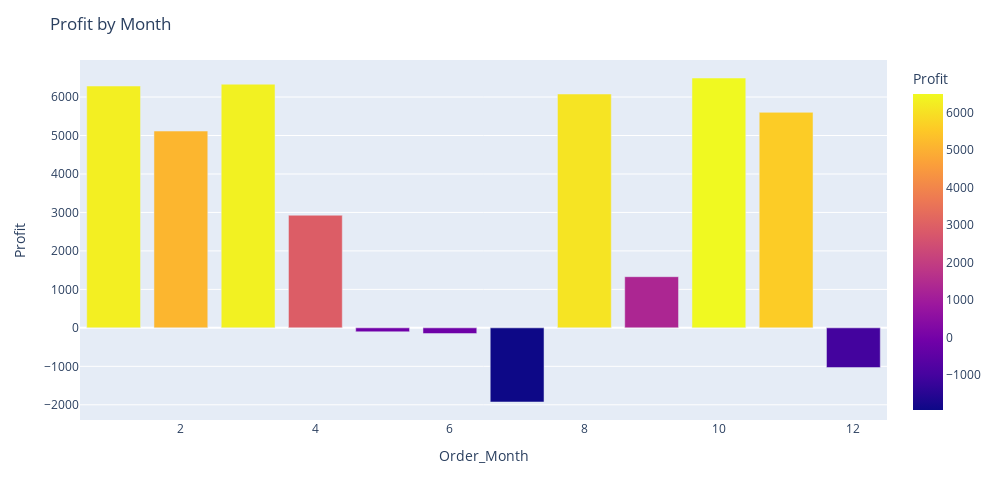

Notebook source saved alongside this figure:
### Code cell
fig = px.bar(data_frame=profit_by_month, x='Order_Month', y='Profit', color='Profit')
fig.update_layout(title='Profit by Month', autosize=False, height=500, width=1000)
fig.show()

### Figure 1 — Plotly figure (JSON) as saved in the notebook; plotly's stock layout.template omitted (floating-point values rounded to 4 significant figures)
{"data": [{"alignmentgroup": "True", "hovertemplate": "Order_Month=%{x}<br>Profit=%{marker.color}<extra></extra>", "legendgroup": "", "marker": {"color": [6287, 5116, 6334, 2928, -102, -148, -1927, 6079, 1330, 6495, 5603, -1032], "coloraxis": "coloraxis", "pattern": {"shape": ""}}, "name": "", "offsetgroup": "", "orientation": "v", "showlegend": false, "textposition": "auto", "type": "bar", "x": [1, 2, 3, 4, 5, 6, 7, 8, 9, 10, 11, 12], "xaxis": "x", "y": [6287, 5116, 6334, 2928, -102, -148, -1927, 6079, 1330, 6495, 5603, -1032], "yaxis": "y"}], "layout": {"autosize": false, "barmode": "relative", "coloraxis": {"colorbar": {"title": {"text": "Profit"}}, "colorscale": [[0, "#0d0887"], [0.1111, "#46039f"], [0.2222, "#7201a8"], [0.3333, "#9c179e"], [0.4444, "#bd3786"], [0.5556, "#d8576b"], [0.6667, "#ed7953"], [0.7778, "#fb9f3a"], [0.8889, "#fdca26"], [1, "#f0f921"]]}, "height": 500, "legend": {"tracegroupgap": 0}, "margin": {"t": 60}, "title": {"text": "Profit by Month"}, "width": 1000, "xaxis": {"anchor": "y", "domain": [0, 1], "title": {"text": "Order_Month"}}, "yaxis": {"anchor": "x", "domain": [0, 1], "title": {"text": "Profit"}}}}
